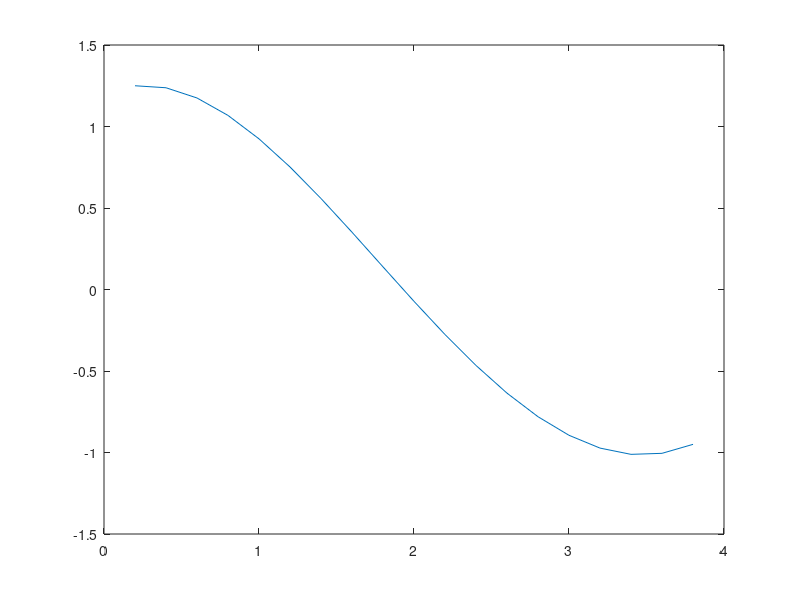

This chart was generated by the following MATLAB code:
% x''=(2t/1+t^2)x' - (2/1+t^2)x +1
%t=[0:0.2:4]  x(0)=1.25  x(4)=0.95
clear all
hamu=@(t,p)([p(2);(2*t./(t.^2+1))*p(2)-(2/(t.^2+1))*p(1)+1]);
[t, p]=ode45(hamu,0.2:0.2:3.8,[1.25 0]);
[t p(:,1),p(:,2)]
hamv=@(t,z)([z(2);(2*t./(t.^2+1))*z(2)-(2/(t.^2+1))*z(1)]);
[t z]=ode45(hamv,0.2:0.2:3.8,[0 1]);
[t z(:,1),z(:,2)]

t=0.2:0.2:3.8;
n=length(t);
c=(-0.95-p(n,1))/z(n,1)
KQ=p(:,1)+c.*z(:,1)

[t' KQ]
figure(1)
plot(t,KQ)